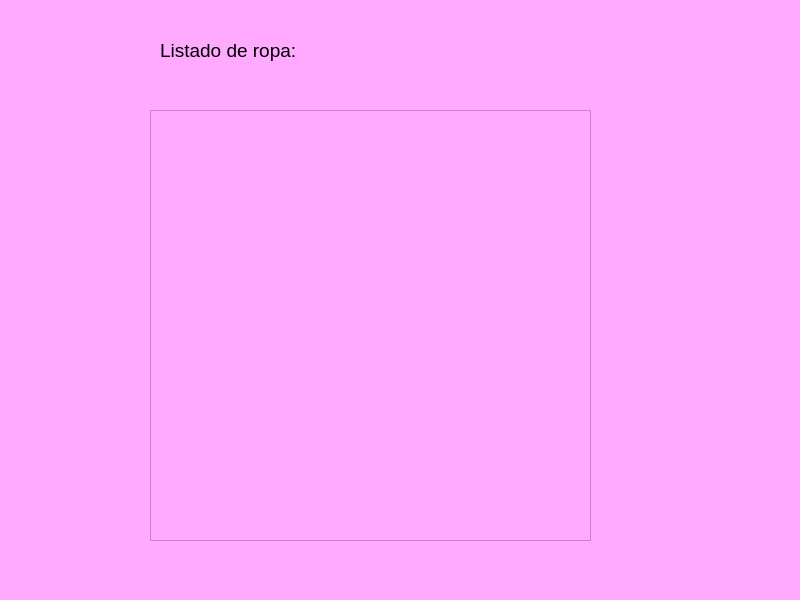
<?xml version="1.0" encoding="UTF-8"?>
<ui version="4.0">
 <class>MainWindow</class>
 <widget class="QMainWindow" name="MainWindow">
  <property name="geometry">
   <rect>
    <x>0</x>
    <y>0</y>
    <width>800</width>
    <height>600</height>
   </rect>
  </property>
  <property name="font">
   <font>
    <family>MS Sans Serif</family>
    <pointsize>14</pointsize>
    <weight>50</weight>
    <italic>false</italic>
    <bold>false</bold>
   </font>
  </property>
  <property name="windowTitle">
   <string>MainWindow</string>
  </property>
  <property name="styleSheet">
   <string notr="true">background-color: rgb(255, 170, 255);
font: 14pt &quot;MS Sans Serif&quot;;</string>
  </property>
  <widget class="QWidget" name="centralwidget">
   <widget class="QTextEdit" name="listado_ropa">
    <property name="geometry">
     <rect>
      <x>150</x>
      <y>110</y>
      <width>441</width>
      <height>431</height>
     </rect>
    </property>
   </widget>
   <widget class="QLabel" name="label">
    <property name="geometry">
     <rect>
      <x>160</x>
      <y>10</y>
      <width>281</width>
      <height>81</height>
     </rect>
    </property>
    <property name="font">
     <font>
      <family>MS Sans Serif</family>
      <pointsize>14</pointsize>
      <weight>50</weight>
      <italic>false</italic>
      <bold>false</bold>
     </font>
    </property>
    <property name="text">
     <string>Listado de ropa:</string>
    </property>
   </widget>
  </widget>
  <widget class="QStatusBar" name="statusbar"/>
 </widget>
 <resources/>
 <connections/>
</ui>
